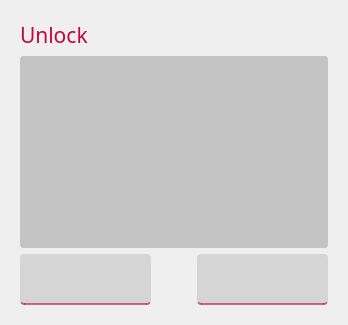
         <widget class="QWidget" name="page_decrypt">
          <layout class="QGridLayout" name="gridLayout_2">
           <item row="0" column="0">
            <widget class="QWidget" name="widget_4" native="true">
             <layout class="QGridLayout" name="gridLayout_9">
              <item row="0" column="0">
               <widget class="QLabel" name="label_unlock">
                <property name="font">
                 <font>
                  <family>Moon</family>
                  <pointsize>16</pointsize>
                  <weight>50</weight>
                  <bold>false</bold>
                 </font>
                </property>
                <property name="styleSheet">
                 <string notr="true">color: rgb(195,7,63);</string>
                </property>
                <property name="text">
                 <string>Unlock</string>
                </property>
               </widget>
              </item>
              <item row="1" column="0">
               <widget class="QTableWidget" name="tableWidget_all_data_2">
                <property name="font">
                 <font>
                  <family>Moon</family>
                  <pointsize>12</pointsize>
                  <weight>50</weight>
                  <bold>false</bold>
                 </font>
                </property>
                <property name="styleSheet">
                 <string notr="true">QHeaderView::section{
background-color: rgba(195,7, 63,100);
}
QTableWidget{
background-color: rgba(20,20,20,50);
border:none;
color:rgba(255,255,255,200);
border-radius:3px;
}
QTableWidget::item:selected {
background-color: rgba(173, 216, 230, 150);
border-radius:6px;
}
QTableWidget::item:hover {
background-color:rgba(20,20,20,100);
border-radius:6px;
}
QHeaderView::section:horizontal {
border-top: 1px solid rgba(195, 7, 63, 255);
}</string>
                </property>
                <property name="showGrid">
                 <bool>false</bool>
                </property>
                <property name="gridStyle">
                 <enum>Qt::SolidLine</enum>
                </property>
                <attribute name="horizontalHeaderVisible">
                 <bool>false</bool>
                </attribute>
                <attribute name="horizontalHeaderCascadingSectionResizes">
                 <bool>false</bool>
                </attribute>
                <attribute name="horizontalHeaderDefaultSectionSize">
                 <number>600</number>
                </attribute>
                <attribute name="verticalHeaderVisible">
                 <bool>false</bool>
                </attribute>
               </widget>
              </item>
              <item row="2" column="0">
               <layout class="QHBoxLayout" name="horizontalLayout_9">
                <item>
                 <widget class="QPushButton" name="decrypt_btn">
                  <property name="enabled">
                   <bool>true</bool>
                  </property>
                  <property name="maximumSize">
                   <size>
                    <width>131</width>
                    <height>51</height>
                   </size>
                  </property>
                  <property name="font">
                   <font>
                    <family>Moon</family>
                    <weight>50</weight>
                    <bold>false</bold>
                   </font>
                  </property>
                  <property name="styleSheet">
                   <string notr="true">QPushButton{
background-color: rgba(20,20,20,30);
border-radius:4px;
border-bottom: 2px solid rgba(195, 7, 63, 150);
color:rgb(255,255,255);
height:50px;
width:131px;
}
QPushButton:hover{
background-color:rgba(20,20,20,100);
border-radius:6px;
}
QPushButton:pressed{
border: 1px solid rgba(176, 243, 241, 255);
background-color: rgba(20, 20, 20, 200);
border-radius:8px;
}</string>
                  </property>
                  <property name="text">
                   <string/>
                  </property>
                  <property name="icon">
                   <iconset resource="resources.qrc">
                    <normaloff>:/icons/icons/lock-unlocked.png</normaloff>:/icons/icons/lock-unlocked.png</iconset>
                  </property>
                  <property name="iconSize">
                   <size>
                    <width>18</width>
                    <height>18</height>
                   </size>
                  </property>
                 </widget>
                </item>
                <item>
                 <spacer name="horizontalSpacer_3">
                  <property name="orientation">
                   <enum>Qt::Horizontal</enum>
                  </property>
                  <property name="sizeHint" stdset="0">
                   <size>
                    <width>40</width>
                    <height>20</height>
                   </size>
                  </property>
                 </spacer>
                </item>
                <item>
                 <widget class="QPushButton" name="delete_btn_2">
                  <property name="maximumSize">
                   <size>
                    <width>131</width>
                    <height>51</height>
                   </size>
                  </property>
                  <property name="font">
                   <font>
                    <family>Moon</family>
                   </font>
                  </property>
                  <property name="styleSheet">
                   <string notr="true">QPushButton{
background-color: rgba(20,20,20,30);
border-radius:4px;
border-bottom: 2px solid rgba(195, 7, 63, 150);
color:rgb(255,255,255);
height:50px;
width:131px;
}
QPushButton:hover{
background-color:rgba(20,20,20,100);
border-radius:6px;
}
QPushButton:pressed{
border: 1px solid rgba(176, 243, 241, 255);
background-color: rgba(20, 20, 20, 200);
border-radius:8px;
}</string>
                  </property>
                  <property name="text">
                   <string/>
                  </property>
                  <property name="icon">
                   <iconset resource="resources.qrc">
                    <normaloff>:/icons/icons/icon_delete.png</normaloff>:/icons/icons/icon_delete.png</iconset>
                  </property>
                  <property name="iconSize">
                   <size>
                    <width>18</width>
                    <height>18</height>
                   </size>
                  </property>
                 </widget>
                </item>
               </layout>
              </item>
             </layout>
            </widget>
           </item>
          </layout>
         </widget>
